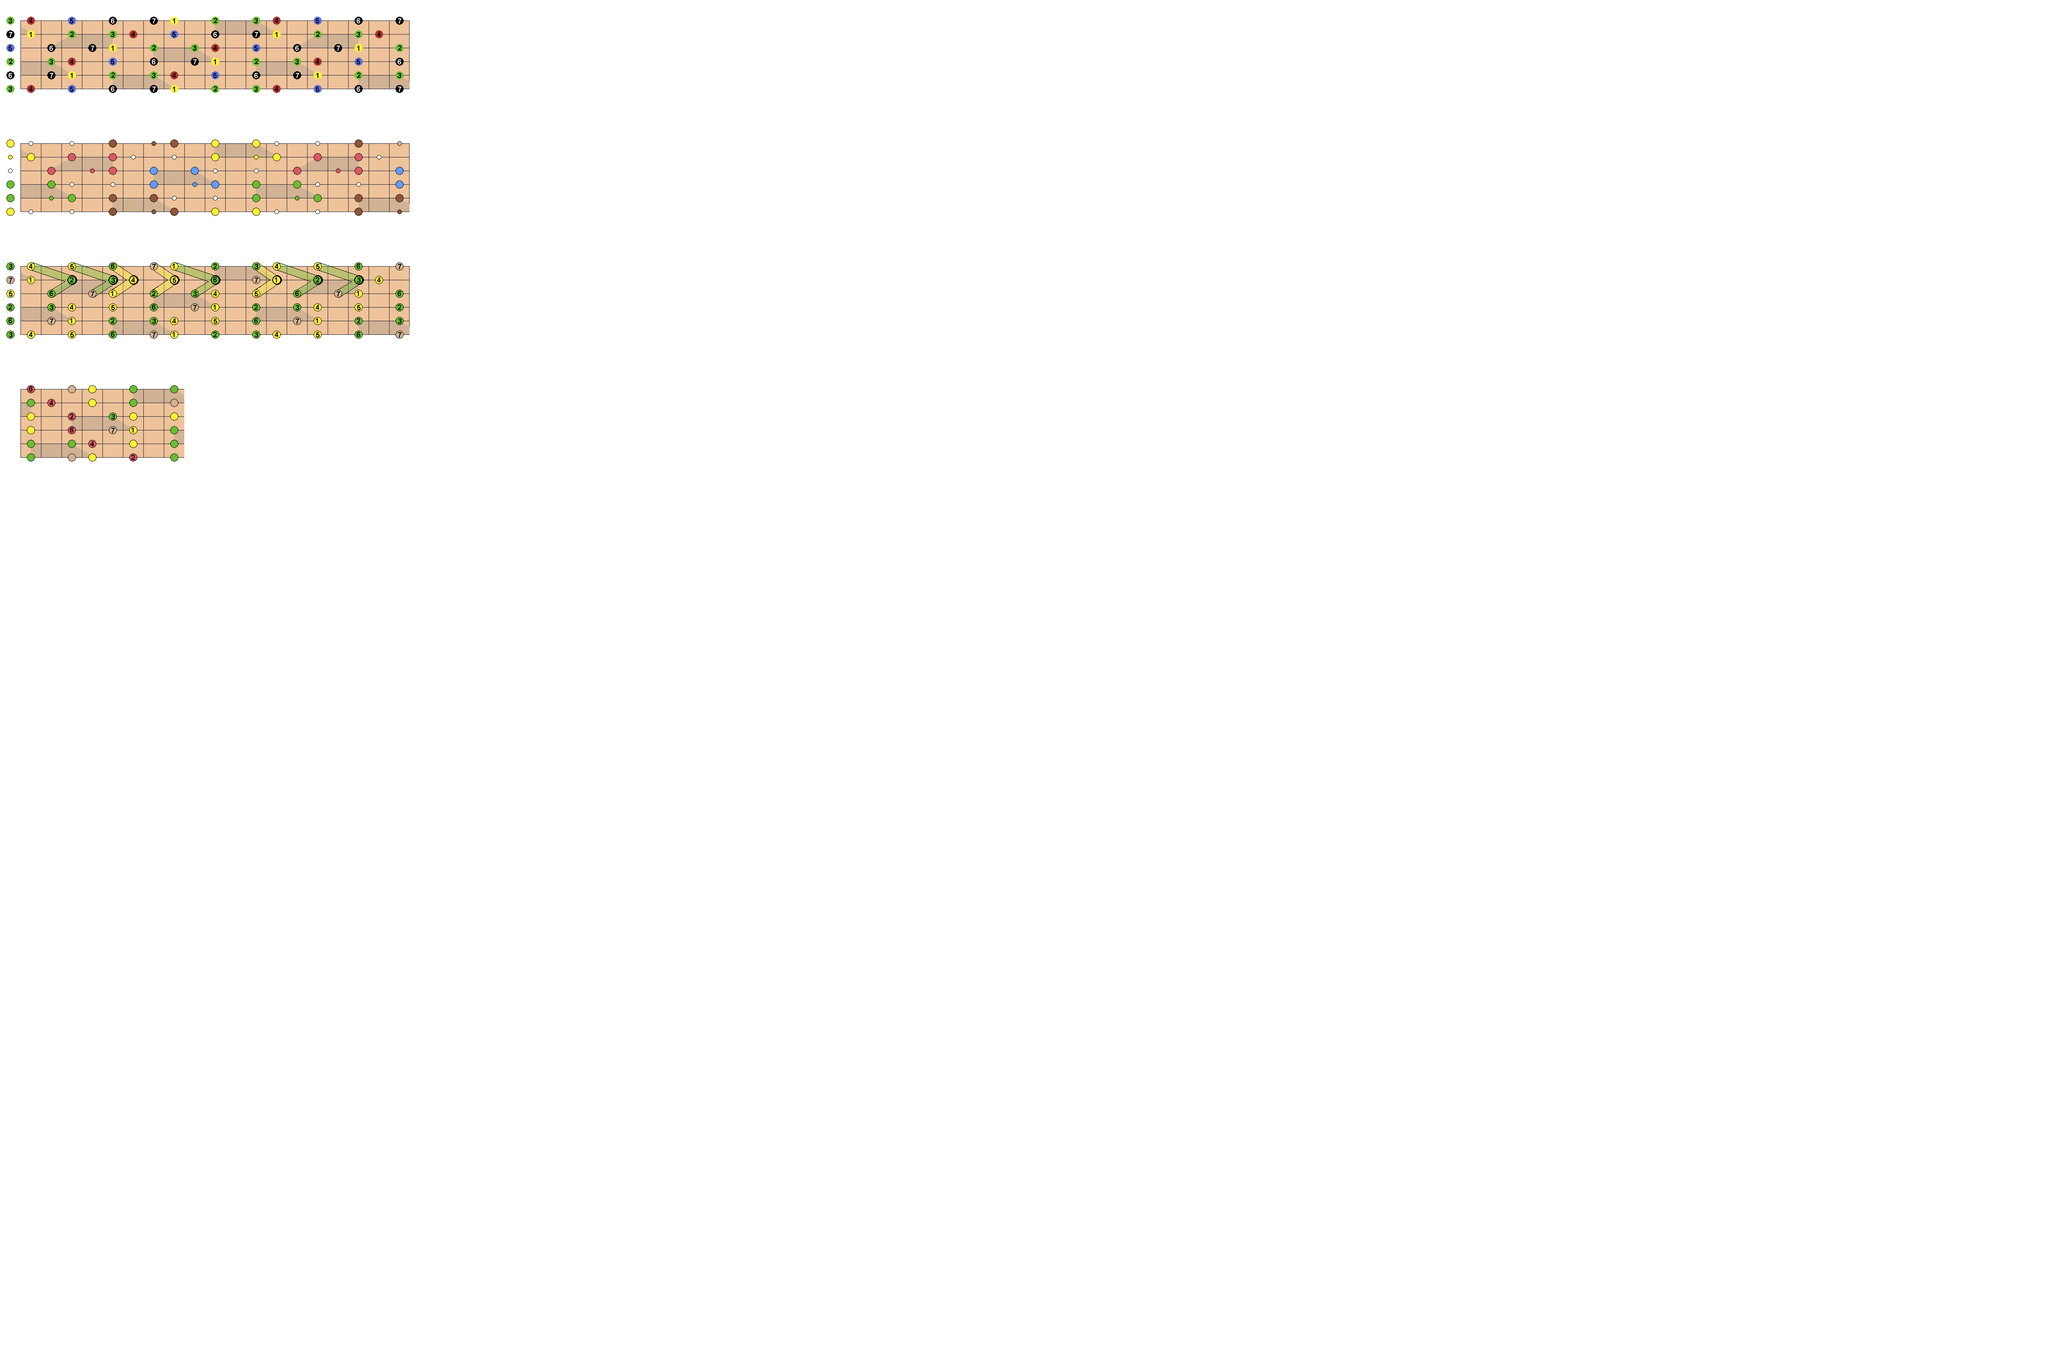

A level layout from a 2D game, rendered from its tile map. Below: a short description, then the map file with tile-grid data replaced by summaries:
An orthogonal 100x100 tile map with 48x32 px tiles, 7 tile layers (Grilles, Zones, Accords 1, Accords 2, ...).

<map version="1.10" tiledversion="1.10.2" orientation="orthogonal" renderorder="right-down" width="100" height="100" tilewidth="48" tileheight="32" infinite="0" backgroundcolor="#ffffff" nextlayerid="10" nextobjectid="1">
 <tileset firstgid="1" source="tilesets/tileset_1.tsx" />
 <layer id="1" name="Grilles" width="100" height="100">
  <data>[10000 cells, 390 non-empty, 72 distinct tile ids]</data>
 </layer>
 <layer id="4" name="Zones" width="100" height="100">
  <data>[10000 cells, 217 non-empty, 23 distinct tile ids]</data>
 </layer>
 <group id="7" name="Accords" offsetx="1" offsety="0">
  <layer id="5" name="Accords 1" width="100" height="100">
   <data>[10000 cells, 21 non-empty, 15 distinct tile ids]</data>
  </layer>
  <layer id="6" name="Accords 2" width="100" height="100">
   <data>[10000 cells, 33 non-empty, 15 distinct tile ids]</data>
  </layer>
  <layer id="8" name="Accords 3" width="100" height="100">
   <data>[10000 cells, 11 non-empty, 9 distinct tile ids]</data>
  </layer>
 </group>
 <layer id="3" name="Notes" width="100" height="100">
  <data>[10000 cells, 259 non-empty, 32 distinct tile ids]</data>
 </layer>
 <layer id="9" name="Label" width="100" height="100">
  <data>[10000 cells, 6 non-empty, 3 distinct tile ids]</data>
 </layer>
</map>
